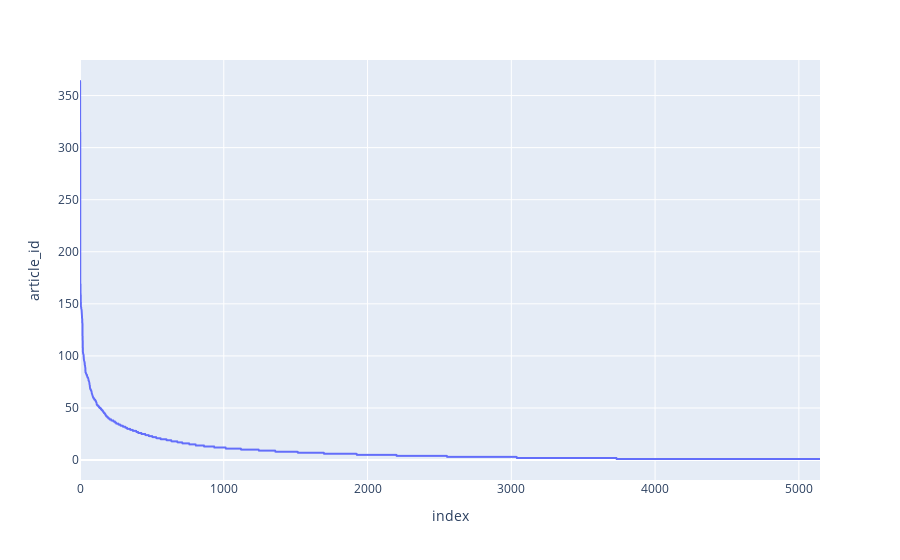

Notebook source saved alongside this figure:
### Code cell
df_users.reset_index(inplace=True, drop=True)
px.line(df_users, x=df_users.index, y='article_id')

### Figure 1 — Plotly figure (JSON) as saved in the notebook; plotly's stock layout.template omitted (floating-point values rounded to 4 significant figures; data arrays with more than 128 entries replaced by an {"elided": "..."} marker saying what was removed)
{"data": [{"hovertemplate": "index=%{x}<br>article_id=%{y}<extra></extra>", "legendgroup": "", "line": {"color": "#636efa", "dash": "solid"}, "mode": "lines", "name": "", "showlegend": false, "type": "scattergl", "x": {"elided": "5148 int values"}, "xaxis": "x", "y": {"elided": "5148 int values"}, "yaxis": "y"}], "layout": {"legend": {"tracegroupgap": 0}, "margin": {"t": 60}, "xaxis": {"anchor": "y", "domain": [0, 1], "title": {"text": "index"}}, "yaxis": {"anchor": "x", "domain": [0, 1], "title": {"text": "article_id"}}}}
